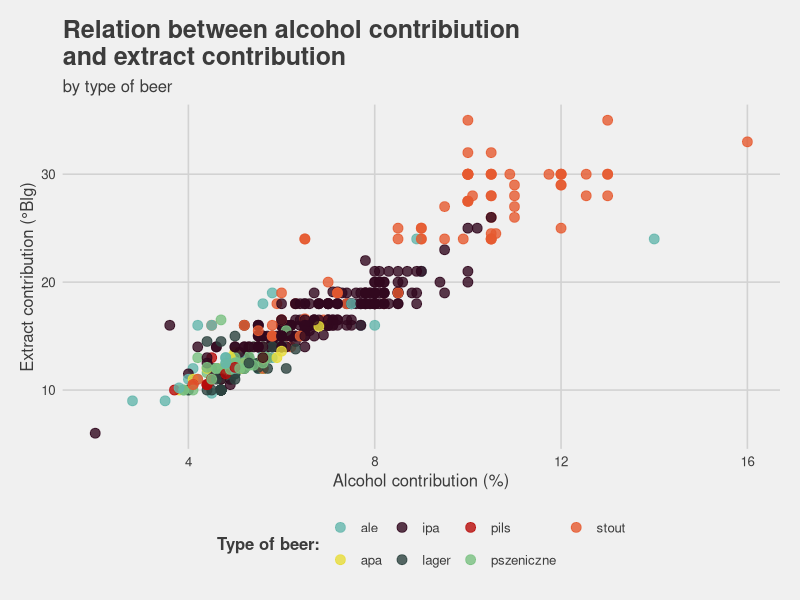
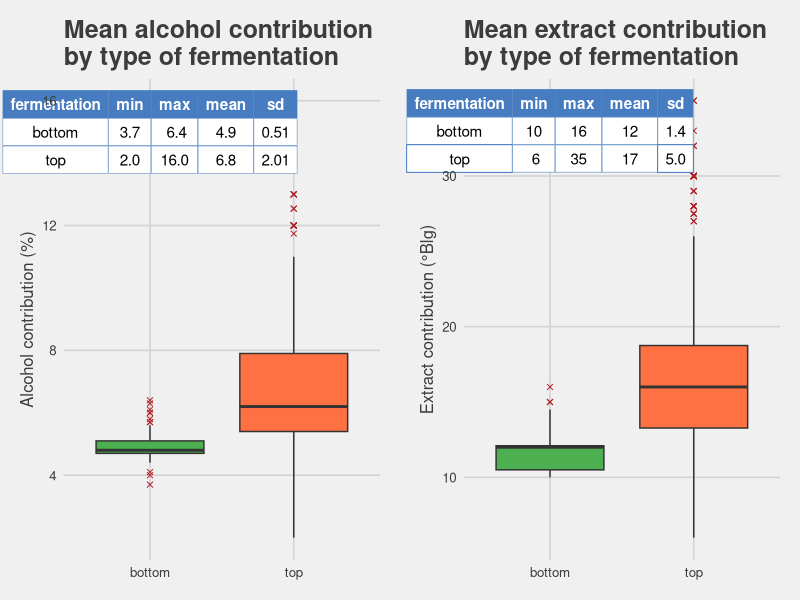
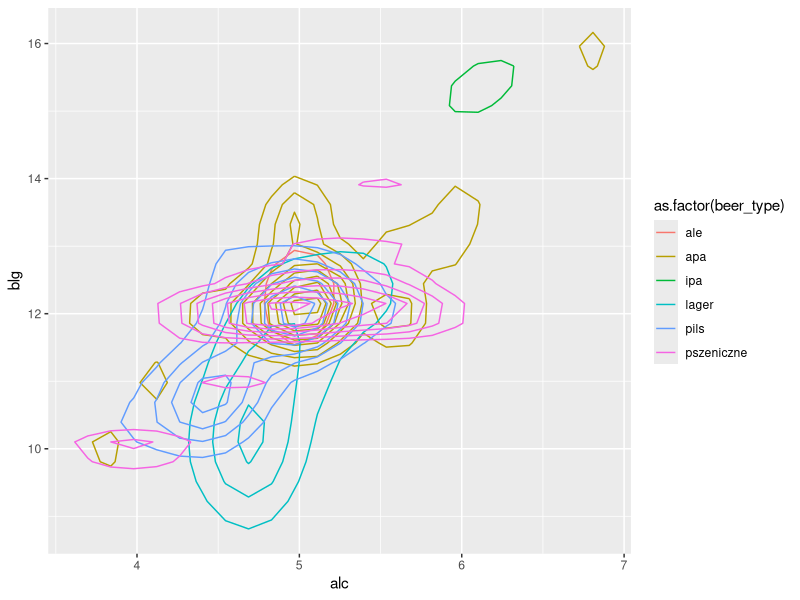

Reproduce these figures in R, in order. (Note: this script raises an error after producing the figures.)
library(ggplot2)
library(ggthemes)
library(dplyr)
library(ggpubr)
library(class)

data = data.frame(read.csv2('beers_clean.csv', sep = ';', encoding = 'UTF-8'))
View(data)
data$fermentation = as.factor(data$fermentation)
# creating a tibble to compare two types of fermentation
data |>
  group_by(fermentation) |>
  summarise(count = n(),
            mean_alc = mean(alc),
            mean_blg = mean(blg))


# Creating a scatter plot for all types of beers and fermentation types (Alc~Blg) 
data |>
  ggplot(aes(x = alc, y = blg))+
  geom_point(aes(colour = beer_type,) , size = 3, alpha = 0.8)+
  #geom_smooth(color="red", fill="#69b3a2", se=TRUE)+
  scale_color_manual(values = c('#64B6AC', '#E7DC39', '#31081F', '#2C423F', '#B80C09', '#7AC081', '#E65A30'))+
  #scale_shape_manual(values = c(15,17))+
  ggthemes::theme_fivethirtyeight()+
  labs(title = "Relation between alcohol contribiution\nand extract contribution",
       subtitle = "by type of beer",
       x = "Alcohol contribution (%)",
       y = "Extract contribution (°Blg)",
       color = "Type of beer:",
       shape = "Fermentation type: ")+
  theme(legend.title = element_text(face = 'bold'),
        axis.title = element_text(size = 12))

# Getting description tables for alcohol and blg across two fermentation types
desc_tbl_alc = desc_statby(data, measure.var = "alc",
                           grps = "fermentation")
desc_tbl_alc = desc_tbl_alc[,c('fermentation', 'min', 'max', 'mean', 'sd')]

desc_tbl_blg = desc_statby(data, measure.var = "blg",
                           grps = "fermentation")
desc_tbl_blg = desc_tbl_blg[,c('fermentation', 'min', 'max', 'mean', 'sd')]

# Converting tables to graph objects so we can put them into boxplots
desc_tbl_alc_graph = ggtexttable(format(desc_tbl_alc, digits = 2, scientific = FALSE), rows = NULL, 
                                 theme = ttheme("lBlueWhite"))

desc_tbl_blg_graph = ggtexttable(format(desc_tbl_blg, digits = 2, scientific = FALSE), rows = NULL, 
                                 theme = ttheme("lBlueWhite"))

# boxplot for alcohol contribution among two fermentation types
box_alc = data |>
  ggplot(aes(y = alc, x = fermentation))+
  geom_boxplot(aes(fill = fermentation), show.legend = FALSE, outlier.shape = 4, outlier.colour = '#AF1C21')+
  scale_fill_manual(values = c('#4CAF50', '#FF7043'))+
  theme_fivethirtyeight()+
  labs(title = "Mean alcohol contribution\nby type of fermentation",
       fill = "Fermentation type: ",
       y = "Alcohol contribution (%)")+
  theme(axis.title.y = element_text(size = 12),
        axis.title.x = element_blank())+
  annotation_custom(ggplotGrob(desc_tbl_alc_graph),
                    ymax = 16, ymin = 14, xmin = -1, xmax = 3)

# boxplot for extract contribution among two fermentation types
box_extr = data |>
  ggplot(aes(y = blg, x = fermentation))+
  geom_boxplot(aes(fill = fermentation), show.legend = FALSE, outlier.shape = 4, outlier.colour = '#AF1C21')+
  scale_fill_manual(values = c('#4CAF50', '#FF7043'))+
  theme_fivethirtyeight()+
  labs(title = "Mean extract contribution\nby type of fermentation",
       fill = "Fermentation type: ",
       y = "Extract contribution (°Blg)")+
  theme(axis.title.y = element_text(size = 12),
        axis.title.x = element_blank())+
  annotation_custom(ggplotGrob(desc_tbl_blg_graph),
                    ymax = 34, ymin = 32, xmin = -1, xmax = 3)

# plotting two graphs on one picture
ggarrange(box_alc, box_extr,
          ncol = 2,
          nrow = 1)
min(data$alc[data$fermentation == "bottom"])
summary(data)
ggplot(data, aes(x = alc, y = blg))+
  geom_density_2d(aes(color = as.factor(beer_type)))

# Creating sample of 73 beers with top fermetation to have balanced dataset for classification
data_top_subset = sample_n(data[which(data$fermentation == 'top'),], size = 73)

# creating subset of original dataframe containing all beers with bottom fermentation
# and 73 randomly selected beers with top fermentation
# for now seed will be set to constant value
set.seed(101)

data_subset = rbind(data[which(data$fermentation == 'bottom'),], data_top_subset)

# getting rid of not used columns
data_subset = data_subset[,c(2,3:7)]
data_subset

library(caTools)
split = sample.split(data_subset$fermentation, SplitRatio = 0.7)
training_set = subset(data_subset, split == TRUE)
test_set = subset(data_subset, split == FALSE)
nrow(training_set)
# standarization of columns with variables that will be used in knn classification
training_set[,4:5] = scale(training_set[,4:5], scale = T, center = T)
test_set[,4:5] = scale(test_set[,4:5], scale = T, center = T)


acc = vector(length = 10)
# finding optimal value of k 
max(acc)
for (i in 1:10){
  knn_model = knn(train = training_set[,4:5],
                  test = test_set[,4:5],
                  cl = training_set[,6],
                  k = i,
                  prob = TRUE)
  acc[i] = sum(diag(table(test_set[,6],knn_model)))/nrow(test_set)
}

sum(diag(confusion_matrix))/nrow(test_set)
acc
# plot of accuracy by k value
data.frame(k = 1:10,accuracy = acc) |>
  ggplot(aes(x = k, y = accuracy))+
  geom_line(lty = 2, lwd = 1, color = "#BABABD")+
  geom_point(size = 4, color = "#CF3333")+
  scale_x_continuous('k', c(1:10))+
  scale_y_continuous('accuracy', seq(from = 0.75, to = 0.90, by = 0.02))+
  labs(title = 'Accuracy vs. k value')+
  theme_fivethirtyeight()+
  theme(axis.title = element_text(face = "bold"))
confusion_matrix = table(test_set[,6],knn_model)
confusion_matrix
# Optimal value of k - 3
# confusion matrix for k = 3
knn_model = knn(train = training_set[,4:5],
                test = test_set[,4:5],
                cl = training_set[,6],
                k = 3,
                prob = TRUE)

table(test_set[,6],knn_model)

knn_model
# now we will use train and
